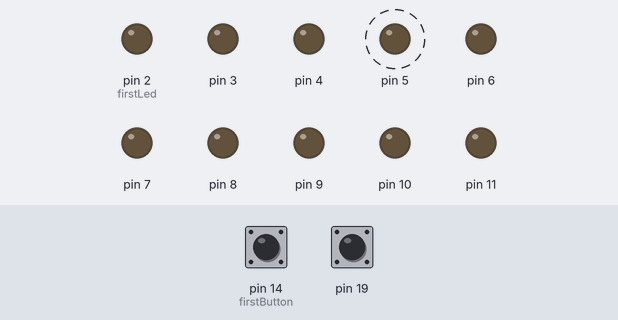
Simulated run of this sketch. Board: Arduino Uno, built with avr-gcc and run on an emulated ATmega328P. Parts: output pins drawn as LEDs (lit = HIGH). Dashed ring = blinking. The test bench sets the inputs (shaded band); at power-on: pin 14 (firstButton) HIGH, pin 19 HIGH.

Above: at 1.2 s.
1.3 s: pin 14 (firstButton) pulled LOW for 1 s
At 2.09 s:
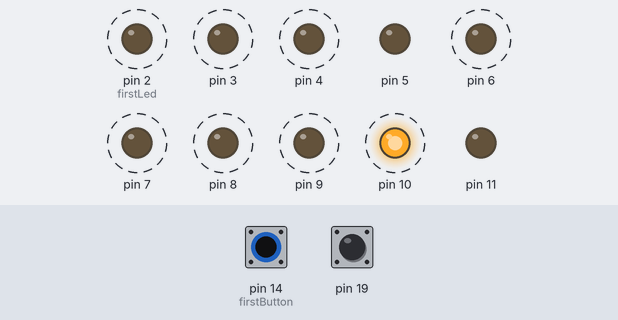
4.3 s: pin 14 (firstButton) pulled LOW for 0.15 s
At 4.81 s:
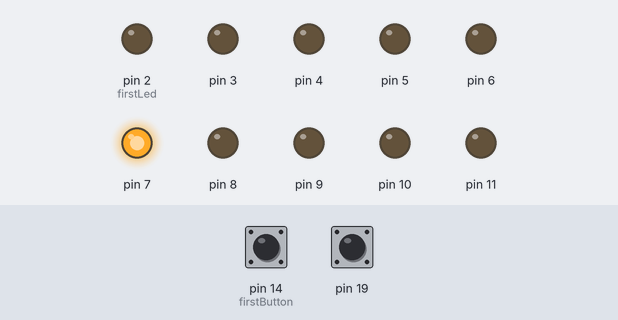
7.3 s: pin 19 pulled LOW for 3.2 s
At 7.54 s:
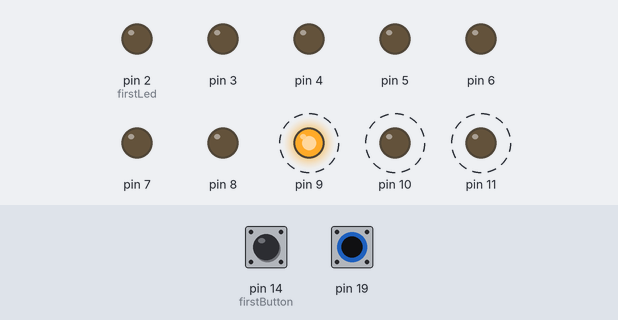
12.3 s: pin 19 pulled LOW for 0.15 s
At 12.9 s:
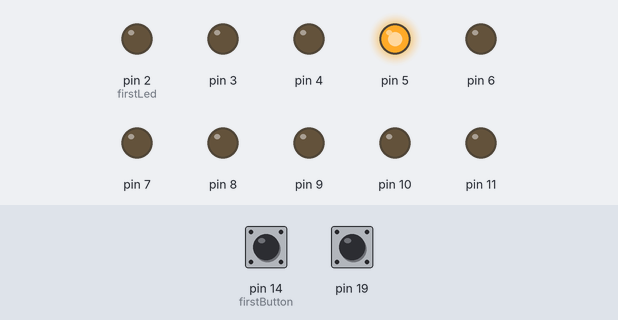
15.3 s: pin 19 pulled LOW for 1 s
At 15.64 s:
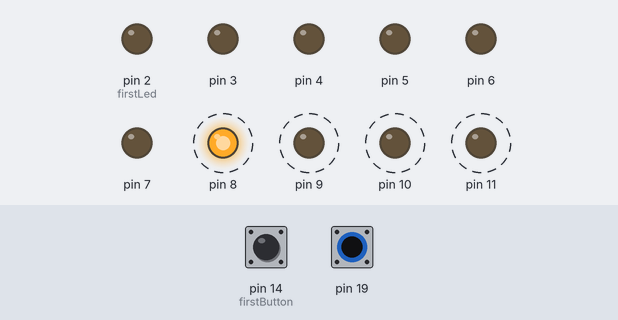
18.3 s: pin 14 (firstButton) pulled LOW for 3.2 s
At 18.53 s:
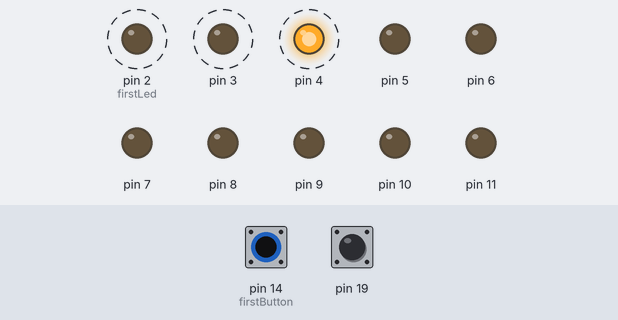
Timing chart, 0 to 24.0 s (numbered marks = the images above; inputs shaded):
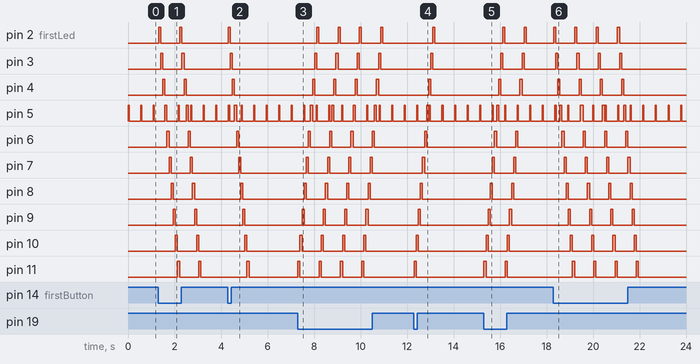

The sketch:

ButtonTrigger.ino
```cpp
const byte firstLed = 2;
const byte lastLed = firstLed + 9;

const byte firstButton = 14;
const byte lastButton = firstButton + 5;

#include <Arduino_FreeRTOS.h>

void SetupIOPorts()
{
  for (byte i = firstLed; i <= lastLed; i++)
    pinMode(i, OUTPUT);

  for (byte i = firstButton; i <= lastButton; i++) {
    pinMode(i, INPUT);
    digitalWrite(i, HIGH);  // set pullup on analog pin
  }
  //pinMode(button12, INPUT_PULLUP);
}

void Effect1()
{
  for (byte i = firstLed; i <= lastLed; i++)
  {
    digitalWrite(i, HIGH); // turn the LED on (HIGH is the voltage level)
    vTaskDelay( 100 / portTICK_PERIOD_MS ); // wait for one tenth of a second
    digitalWrite(i, LOW);    // turn the LED off by making the voltage LOW
  }
}

void Effect2()
{
  for (byte i = lastLed; i >= firstLed; i--)
  {
    digitalWrite(i, HIGH); // turn the LED on (HIGH is the voltage level)
    vTaskDelay( 100 / portTICK_PERIOD_MS ); // wait for one tenth of a second
    digitalWrite(i, LOW);    // turn the LED off by making the voltage LOW
  }
}

void TaskButtonHandler1(void *pvParameters)
{
  while (true) // This task never exits.  It's given slice of time by xTaskCreate()
  {
    if (digitalRead(firstButton) == LOW)
    {
      Effect1();
    }
    vTaskDelay(1);  // one tick delay (15ms) in between reads for stability
  }
}

void TaskButtonHandler2(void *pvParameters)
{
  while (true) // This task never exits.  It's given slice of time by xTaskCreate()
  {
    if (digitalRead(lastButton) == LOW)
    {
      Effect2();
    }
    vTaskDelay(1);  // one tick delay (15ms) in between reads for stability
  }
}


void TaskBlink(void *pvParameters)
{
  while (true) // This task never exits.  It's given slice of time by xTaskCreate()
  {
    digitalWrite(firstLed + 3, HIGH); // turn the LED on (HIGH is the voltage level)
    vTaskDelay( 50 / portTICK_PERIOD_MS ); // wait for one tenth of a second
    digitalWrite(firstLed + 3, LOW);    // turn the LED off by making the voltage LOW
    vTaskDelay(500 / portTICK_PERIOD_MS);  // one tick delay (15ms) in between reads for stability
  }
}

void SetupRTOS()
{
  //-- Setup Tasks 1 --
  xTaskCreate(
    TaskButtonHandler1
    ,  NULL
    ,  128  // Stack size
    ,  NULL
    ,  2 // Priority
    ,  NULL );


  //-- Setup Tasks 2 --
  xTaskCreate(
    TaskButtonHandler2
    ,  NULL
    ,  128  // Stack size
    ,  NULL
    ,  2 // Priority
    ,  NULL );

  //-- Setup blink --
  xTaskCreate(
    TaskBlink
    ,  NULL
    ,  128  // Stack size
    ,  NULL
    ,  1 // Priority
    ,  NULL );
}

void setup() {
  SetupIOPorts();
  SetupRTOS();
}

void loop() {}
```

Measured:
- after the input at 1.3 s, pin 2 (firstLed): alternates HIGH for 0.09 s and LOW for 0.83 s, 4 changes in all, then stays LOW, starting at once; pin 3: alternates HIGH for 0.09 s and LOW for 0.83 s, 4 changes in all, then stays LOW, starting after 0.10 s
- after the input at 4.3 s, pin 2 (firstLed): LOW → HIGH at once, → LOW 0.09 s later; pin 3: LOW → HIGH after 0.10 s, → LOW 0.09 s later; pin 4: LOW → HIGH after 0.19 s, → LOW 0.09 s later; pin 6: LOW → HIGH after 0.37 s, → LOW 0.09 s later; pin 7: LOW → HIGH after 0.46 s, → LOW 0.09 s later
- after the input at 7.3 s, pin 2 (firstLed): alternates HIGH for 0.09 s and LOW for 0.83 s, starting after 0.82 s; pin 3: alternates HIGH for 0.09 s and LOW for 0.83 s, starting after 0.73 s
- after the input at 12.3 s, pin 2 (firstLed): LOW → HIGH after 0.81 s, → LOW 0.09 s later; pin 3: LOW → HIGH after 0.72 s, → LOW 0.09 s later; pin 4: LOW → HIGH after 0.63 s, → LOW 0.09 s later; pin 6: LOW → HIGH after 0.45 s, → LOW 0.09 s later; pin 7: LOW → HIGH after 0.36 s, → LOW 0.09 s later
- after the input at 15.3 s, pin 2 (firstLed): alternates HIGH for 0.09 s and LOW for 0.83 s, starting after 0.82 s; pin 3: alternates HIGH for 0.09 s and LOW for 0.83 s, starting after 0.73 s
- after the input at 18.3 s, pin 2 (firstLed): alternates HIGH for 0.09 s and LOW for 0.83 s, 8 changes in all, then stays LOW, starting at once; pin 3: alternates HIGH for 0.09 s and LOW for 0.83 s, 8 changes in all, then stays LOW, starting after 0.10 s
